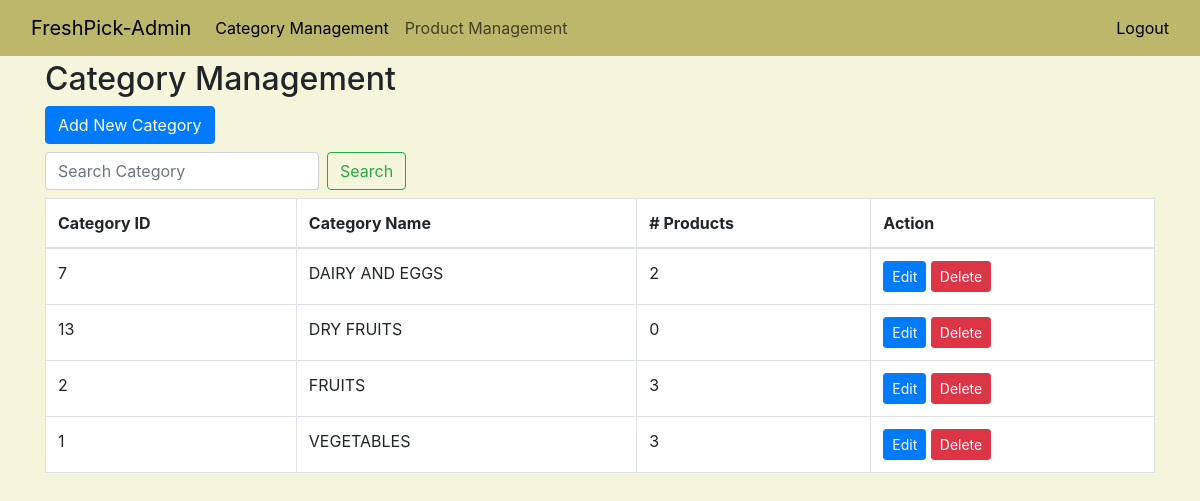
Page /admin/category (signed in) on the committed database.
### application/models.py (models this page shows)
class Category(db.Model):
    __tablename__ = 'category'
    category_id = db.Column(db.Integer,unique=True, autoincrement=True, primary_key=True)
    category_name = db.Column(db.String,unique=True, nullable=False )
    products = db.relationship('Product', backref='category', lazy='subquery')

### main.py (the view)
@app.route("/admin/category", methods=["GET","POST"])
@login_required
def admin_category():
    Categories = Category.query.order_by(Category.category_name.asc()).all()
    noData=True
    if(len(Categories)>0):
        noData=False
    return render_template('admin/category_management.html', Categories=Categories,noData=noData, current_user=current_user)

### main.py (called while the page is built)
@login_manager.user_loader
def load_user(user_name):
    return User.query.get(user_name)

### templates/admin/category_management.html (shortened to what this page needs)
<!DOCTYPE html>
<html>
  <head>
    <link
      href="https://cdn.jsdelivr.net/npm/bootstrap@5.3.0-alpha3/dist/css/bootstrap.min.css"
      rel="stylesheet"
    />
    <link
      rel="stylesheet"
      href="https://stackpath.bootstrapcdn.com/bootstrap/4.5.2/css/bootstrap.min.css"
    />
  </head>
  <body>
    <nav
      class="navbar navbar-expand-lg fixed-top"
      style="background-color: darkkhaki"
    >
      <div class="container-fluid">
        <a class="navbar-brand" href="#">FreshPick-Admin</a>
        <div class="collapse navbar-collapse" id="navbarText">
          <ul class="navbar-nav me-auto mb-2 mb-lg-0">
            <li class="nav-item">
              <a
                class="nav-link active"
                aria-current="page"
                href="/admin/category"
                >Category Management</a
              >
            </li>
            <li class="nav-item">
              <a class="nav-link" href="/admin/product">Product Management</a>
            </li>
          </ul>
          <span class="navbar-text">
            <a href="{{ url_for('logout') }}">Logout</a>
          </span>
        </div>
      </div>
    </nav>
    <div class="container mt-4">
      <h2 style="margin-top: 60px">Category Management</h2>
      <a href="{{ url_for('addCategory')}}" class="btn btn-primary mb-2"
        >Add New Category</a
      >
      <form class="form-inline mb-2">
        <input
          class="form-control mr-sm-2"
          type="search"
          placeholder="Search Category"
          aria-label="Search"
          id="searchInput"
        />
        <button
          class="btn btn-outline-success my-2 my-sm-0"
          type="button"
          onclick="searchCategories()"
        >
          Search
        </button>
      </form>
      <div class="table-wrapper">
        <table class="table table-bordered">
          <thead style="background-color: burlywood">
            <tr>
              <th>Category ID</th>
              <th>Category Name</th>
              <th># Products</th>
              <th>Action</th>
            </tr>
          </thead>
          <tbody>
            {% for category in Categories %}
            <tr>
              <td>{{category.category_id}}</td>
              <td>{{category.category_name | upper}}</td>
              <td>{{category.products | length }}</td>
              <td>
                <a
                  class="btn btn-primary btn-sm"
                  href="/admin/editCategory/{{category.category_id}}"
                  >Edit</a
                >
                <button
                  class="btn btn-danger btn-sm"
                  onclick="deleteCategory({{category.category_id}})"
                >
                  Delete
                </button>
              </td>
            </tr>
            {% endfor %}
          </tbody>
        </table>
      </div>
    </div>
  </body>
</html>

### templates/admin/category_management.html (style rules this page uses)
.table-wrapper { max-height: 600px; overflow-y: auto; }
body { background-color: beige; }

### rows in the picture
Category: category_id "7", category_name "DAIRY AND EGGS", products|length "2"
Category: category_id "13", category_name "DRY FRUITS", products|length "0"
Category: category_id "2", category_name "FRUITS", products|length "3"
Category: category_id "1", category_name "VEGETABLES", products|length "3"
